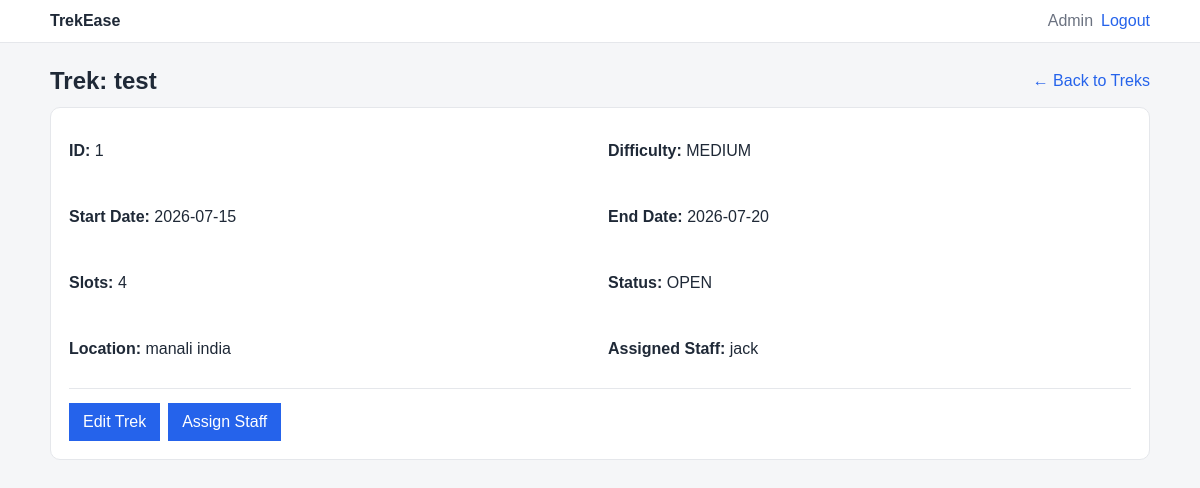
The app's page /admin/trek/1 (signed in) with its own data.
### databases.py (models this page shows, shortened)
class Trek(db.Model):
    __tablename__ = "treks"
    id = db.Column(db.Integer, primary_key=True)
    name = db.Column(db.String(150), nullable=False)
    difficulty = db.Column(db.String(20), nullable=False)  # EASY/MEDIUM/HARD
    location = db.Column(db.String(150), nullable=True)
    duration_days = db.Column(db.Integer, nullable=False)
    start_date = db.Column(db.Date, nullable=False)
    end_date = db.Column(db.Date, nullable=False)
    available_slots = db.Column(db.Integer, nullable=False)
    status = db.Column(db.String(20), nullable=False, default="DRAFT")  # DRAFT/PUBLISHED/CANCELLED
    assigned_staff_id = db.Column(db.Integer, db.ForeignKey("staff_profiles.id"), nullable=True)
    assigned_staff = db.relationship("StaffProfile", back_populates="assigned_treks", foreign_keys=[assigned_staff_id])
    bookings = db.relationship("Booking", back_populates="trek", cascade="all, delete-orphan")

class User(db.Model):
    __tablename__ = "users"
    id = db.Column(db.Integer, primary_key=True)
    name = db.Column(db.String(100), nullable=False)
    email = db.Column(db.String(100), unique=True, nullable=False)
    password = db.Column(db.String(255), nullable=False)
    role = db.Column(db.String(20), nullable=False)  # ADMIN / STAFF / TREKKER
    created_at = db.Column(db.DateTime, default=datetime.utcnow, nullable=False)
    staff_profile = db.relationship("StaffProfile", back_populates="user", uselist=False)
    bookings = db.relationship("Booking", back_populates="user")

### app.py (the view)
@app.get("/admin/trek/<int:trek_id>")
def admin_trek_detail(trek_id):
    if session.get("role") != "ADMIN":
        return redirect(url_for("login"))
    trek = Trek.query.get_or_404(trek_id)
    return render_template("admin_td.html", trek=trek)

### templates/admin_td.html (shortened to what this page needs)
{% extends "base.html" %}
{% block content %}
<div class="actions-inline" style="justify-content:space-between; margin-bottom:12px;">
  <h2 style="margin:0;">Trek: {{ trek.name }}</h2>
  <a href="{{ url_for('admin_treks') }}">← Back to Treks</a>
</div>
<div class="card">
  <div class="grid-2">
    <p><strong>ID:</strong> {{ trek.id }}</p>
    <p><strong>Difficulty:</strong> {{ trek.difficulty }}</p>
    <p><strong>Start Date:</strong> {{ trek.start_date }}</p>
    <p><strong>End Date:</strong> {{ trek.end_date }}</p>
    <p><strong>Slots:</strong> {{ trek.available_slots }}</p>
    <p><strong>Status:</strong> {{ trek.status }}</p>
    <p><strong>Location:</strong> {{ trek.location or '-' }}</p>
    <p>
      <strong>Assigned Staff:</strong>
      {% if trek.assigned_staff and trek.assigned_staff.user %}
        {{ trek.assigned_staff.user.name }}
      {% else %}
        Not assigned
      {% endif %}
    </p>
  </div>
  <hr style="border:none;border-top:1px solid #e5e7eb;margin:14px 0;">
  <div class="actions-inline">
    <a class="btn" href="{{ url_for('admin_trek_edit', trek_id=trek.id) }}">Edit Trek</a>
    <a class="btn" href="{{ url_for('admin_assign_staff', trek_id=trek.id) }}">Assign Staff</a>
  </div>
</div>
{% endblock %}

### static/style.css (style rules this page uses)
:root { --bg: #f5f6f8; --card: #ffffff; --text: #1f2937; --muted: #6b7280; --border: #e5e7eb; --primary: #2563eb; --danger: #dc2626; --success: #16a34a; }
* { box-sizing: border-box; }
body { margin: 0; font-family: Arial, Helvetica, sans-serif; background: var(--bg); color: var(--text); }
a { color: var(--primary); text-decoration: none; }
.card { background: var(--card); border: 1px solid var(--border); border-radius: 10px; padding: 18px; }
h1, h2, h3, h4 { margin-top: 0; }
.grid-2 { display: grid; grid-template-columns: 1fr 1fr; gap: 16px; }
.btn { width: auto; background: var(--primary); color: #fff; border: none; cursor: pointer; padding: 10px 14px; }
.actions-inline { display: flex; gap: 8px; align-items: center; flex-wrap: wrap; }

### records on screen
Trek: name "test", id "1", difficulty "MEDIUM", start_date "2026-07-15", end_date "2026-07-20", available_slots "4", status "OPEN", location "manali india"
User: assigned_staff.user.name "jack"

### other values on screen
{{ session.get("name") }} "Admin"
